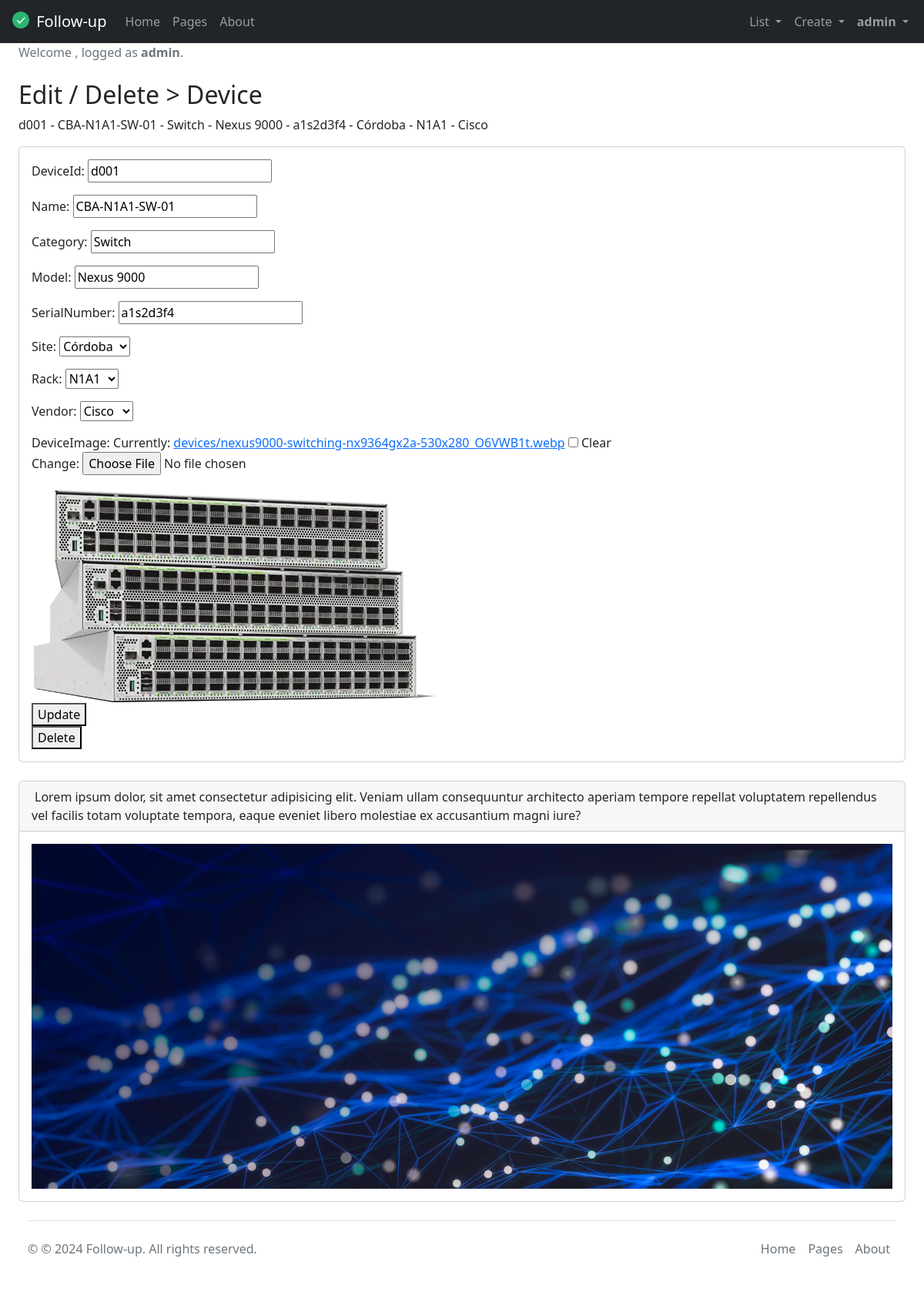
/devices/1 (signed in), run on the app's committed database.
### tasks/models.py (models this page shows, shortened)
class Device(models.Model):
  deviceId = models.CharField(max_length=6)
  name = models.CharField(max_length=20)
  category = models.CharField(max_length=20)
  model = models.CharField(max_length=20)
  serialNumber = models.CharField(max_length=30)
  site = models.ForeignKey(Site, on_delete=models.CASCADE, null=True)
  rack = models.ForeignKey(Rack, on_delete=models.CASCADE, null=True)
  vendor = models.ForeignKey(Vendor, on_delete=models.CASCADE, null=True)
  deviceImage = models.ImageField(upload_to='devices', blank=True, null=True, default="/media/static/default.png")
  class Meta():
    verbose_name = 'Device'
    verbose_name_plural = 'Devices'
    ordering = ('deviceId', 'name')
    unique_together = ('deviceId', 'name')

class Site(models.Model):
  siteId = models.CharField(max_length=6)
  name = models.CharField(max_length=20)
  address = models.CharField(max_length=30)
  city = models.CharField(max_length=20)
  country = models.CharField(max_length=20)
  switchowner = models.CharField(max_length=30)
  contact = models.IntegerField(default=0)
  siteImage = models.ImageField(upload_to='sites', blank=True, null=True, default="/media/static/default.png") # default=""
  def __str__(self):
    return self.name
  class Meta():
    verbose_name = 'Site'
    verbose_name_plural = 'Sites'
    ordering = ('siteId', 'name')
    unique_together = ('siteId', 'name')

class Rack(models.Model):
  rackId = models.CharField(max_length=6)
  name = models.CharField(max_length=20)
  site = models.ForeignKey(Site, on_delete=models.CASCADE, null=True)
  rackImage = models.ImageField(upload_to='racks', blank=True, null=True, default="/media/static/default.png") # default=""
  def __str__(self):
    return self.name
  class Meta():
    verbose_name = 'Rack'
    verbose_name_plural = 'Racks'
    ordering = ('rackId', 'name')
    unique_together = ('rackId', 'name')

class Vendor(models.Model):
  vendorId = models.CharField(max_length=6)
  name = models.CharField(max_length=20)
  email = models.EmailField()
  contact = models.IntegerField()
  link = models.URLField(max_length=200, blank=True)
  vendorImage = models.ImageField(upload_to='vendors', blank=True, null=True, default="/media/static/default.png")
  def __str__(self):
    return self.name
  class Meta():
    verbose_name = 'Vendor'
    verbose_name_plural = 'Vendors'
    ordering = ('vendorId', 'name')
    unique_together = ('vendorId', 'name')

### tasks/views.py (the view, shortened to what this page needs)
# urls.py: path('devices/<int:device_id>', views.device_detail, name='device_detail'),
@login_required
def device_detail(request, device_id):
    if request.method == 'GET':
        device = get_object_or_404(Device, pk=device_id)
        form = DeviceForm(instance=device)
        return render(request, 'device_detail.html', {'device': device, 'form': form})

### tasks/forms.py
class DeviceForm(ModelForm):
    class Meta:
        model = Device
        fields = ['deviceId', 'name', 'category', 'model', 'serialNumber', 'site', 'rack', 'vendor', 'deviceImage']

### tasks/templates/device_detail.html (shortened to what this page needs)
{% extends 'base.html' %}
{% block content %}
<h2 class="mt-4">Edit / Delete > Device</h2>
{{device.deviceId}} - {{device.name}} - {{device.category}} - {{device.model}} - {{device.serialNumber}} - {{device.site}} - {{device.rack}} - {{device.vendor}}
<div class="card mb-4">
  <div class="card-body">
    <form method="POST" enctype="multipart/form-data">
      {{form.as_p}}
      <section>
        <img
          src="{{ device.deviceImage.url }}"
          alt="{{ device.name }}"
        />
      </section>
      <button>
        Update
      </button>
    </form>
    <form action="{% url 'device_delete' device.id %}" method="POST">
      <button>
        Delete
      </button>
    </form>
  </div>
</div>
{% endblock %}

### tasks/templates/base.html (shortened to what this page needs)
<!DOCTYPE html>
<html lang="en">
  <head>
    <link rel="stylesheet" href="https://cdn.jsdelivr.net/npm/bootstrap@5.2.0/dist/css/bootstrap.min.css">
    <link rel="stylesheet" type="text/css" href="https://cdn.datatables.net/1.11.5/css/jquery.dataTables.min.css">
  </head>
  <body>
  {% include 'navbar.html' %}
    <div id="layoutSidenav_content">
      <main>
        <div class="container-fluid px-4">
          {% if user.is_authenticated %}
          <ol class="breadcrumb mb-4">
            <li class="breadcrumb-item active">
              Welcome <strong>{{request.user.first_name}} {{request.user.last_name}}</strong>, logged as <strong>{{request.user.username}}</strong>. {{message}}
            </li>
          </ol>
          {% endif %}
          {% block content %}
          {% endblock %}
          {% include 'footer.html' %}
        </div>
      </main>
    </div>
  </body>
</html>

### tasks/templates/navbar.html (shortened to what this page needs)
<nav class="navbar sticky-top navbar-expand-lg navbar-dark bg-dark">
  <div class="container-fluid">
    <a class="navbar-brand" href="/">
      <img src="/media/static/1930264_check_complete_done_green_success_icon.svg" alt="" width="30" height="24" class="d-inline-block align-text-top">
      Follow-up
    </a>
    <ul class="navbar-nav ms-auto">
      <li class="nav-item">
        <a href="/" class="nav-link">Home</a>
      </li>
        <a href="/pages" class="nav-link">Pages</a>
      <a href="/about" class="nav-link">About</a>
    </ul>
    <div class="collapse navbar-collapse" id="navbarNavDarkDropdown">
      <ul class="navbar-nav ms-auto">
        {% if user.is_authenticated %}
        <div class="collapse navbar-collapse" id="navbarNavDarkDropdown">
          <ul class="navbar-nav">
            <li class="nav-item dropdown">
              <a class="nav-link dropdown-toggle" href="#" id="navbarDarkDropdownMenuLink" role="button" data-bs-toggle="dropdown" aria-expanded="false">
                List
              </a>
            </li>
          </ul>
        </div>
        <div class="collapse navbar-collapse" id="navbarNavDarkDropdown">
          <ul class="navbar-nav">
            <li class="nav-item dropdown">
              <a class="nav-link dropdown-toggle" href="#" id="navbarDarkDropdownMenuLink" role="button" data-bs-toggle="dropdown" aria-expanded="false">
                Create
              </a>
            </li>
          </ul>
        </div>
        <div class="collapse navbar-collapse" id="navbarNavDarkDropdown">
          <ul class="navbar-nav">
            <li class="nav-item dropdown">
              <a class="nav-link dropdown-toggle" href="#" id="navbarDarkDropdownMenuLink" role="button" data-bs-toggle="dropdown" aria-expanded="false">
                <strong>{{request.user.username}}</strong>
              </a>
                </li>
              </ul>
          </ul>
        </div>
        {% endif %}
    </div>
</nav>

### data on the page
Device: deviceId "d001", name "CBA-N1A1-SW-01", category "Switch", model "Nexus 9000", serialNumber "a1s2d3f4", site "Córdoba", rack "N1A1", vendor "Cisco", deviceImage (picture)

### other printed values
{{ request.user.username }} "admin"
